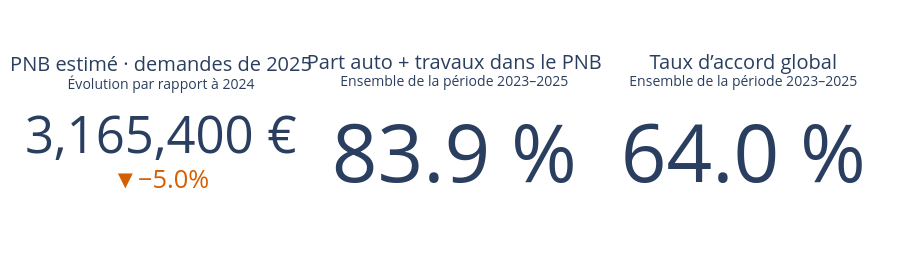

Write notebook code for a chart like this one.
### Markdown cell above
## 1. Les chiffres clés
Trois indicateurs `go.Indicator` : chiffre d'affaires de 2025 avec l'évolution par rapport à 2024, part de votre segment principal, taux de décision favorable.

### Code cell
# PNB estimé des demandes de 2024 et 2025
pnb_2024 = df.loc[
    df["date_demande"].dt.year.eq(2024), "pnb_estime_eur"
].sum()

pnb_2025 = df.loc[
    df["date_demande"].dt.year.eq(2025), "pnb_estime_eur"
].sum()

# Part des crédits auto et travaux sur toute la période
part_auto_travaux = (
    df.loc[
        df["type_credit"].isin(["auto", "travaux"]),
        "pnb_estime_eur"
    ].sum()
    / df["pnb_estime_eur"].sum()
)

# Taux d'accord sur toute la période
taux_accord = df["credit_accorde"].mean()

# Trois indicateurs dans une seule figure
kpis = go.Figure()

kpis.add_trace(go.Indicator(
    mode="number+delta",
    value=pnb_2025,
    number={"valueformat": ",.0f", "suffix": " €"},
    delta={
        "reference": pnb_2024,
        "relative": True,
        "valueformat": ".1%",
        "increasing": {"color": "#0072B2"},
        "decreasing": {"color": "#D55E00"}
    },
    title={"text": "PNB estimé · demandes de 2025<br>"
                   "<sup>Évolution par rapport à 2024</sup>"},
    domain={"x": [0, 0.32], "y": [0, 1]}
))

kpis.add_trace(go.Indicator(
    mode="number",
    value=part_auto_travaux * 100,
    number={"valueformat": ".1f", "suffix": " %"},
    title={"text": "Part auto + travaux dans le PNB<br>"
                   "<sup>Ensemble de la période 2023–2025</sup>"},
    domain={"x": [0.35, 0.66], "y": [0, 1]}
))

kpis.add_trace(go.Indicator(
    mode="number",
    value=taux_accord * 100,
    number={"valueformat": ".1f", "suffix": " %"},
    title={"text": "Taux d’accord global<br>"
                   "<sup>Ensemble de la période 2023–2025</sup>"},
    domain={"x": [0.69, 1], "y": [0, 1]}
))

kpis.update_layout(
    height=260,
    template="plotly_white",
    font={"size": 14},
    margin={"t": 65, "b": 25, "l": 25, "r": 25}
)

kpis.show()

### Figure 1 — Plotly figure (JSON) as saved in the notebook; plotly's stock layout.template omitted (floating-point values rounded to 4 significant figures)
{"data": [{"delta": {"decreasing": {"color": "#D55E00"}, "increasing": {"color": "#0072B2"}, "reference": 3332000.0, "relative": true, "valueformat": ".1%"}, "domain": {"x": [0, 0.32], "y": [0, 1]}, "mode": "number+delta", "number": {"suffix": " €", "valueformat": ",.0f"}, "title": {"text": "PNB estimé · demandes de 2025<br><sup>Évolution par rapport à 2024</sup>"}, "type": "indicator", "value": 3165400}, {"domain": {"x": [0.35, 0.66], "y": [0, 1]}, "mode": "number", "number": {"suffix": " %", "valueformat": ".1f"}, "title": {"text": "Part auto + travaux dans le PNB<br><sup>Ensemble de la période 2023–2025</sup>"}, "type": "indicator", "value": 83.93}, {"domain": {"x": [0.69, 1], "y": [0, 1]}, "mode": "number", "number": {"suffix": " %", "valueformat": ".1f"}, "title": {"text": "Taux d’accord global<br><sup>Ensemble de la période 2023–2025</sup>"}, "type": "indicator", "value": 63.97}], "layout": {"font": {"size": 14}, "height": 260, "margin": {"b": 25, "l": 25, "r": 25, "t": 65}}}
